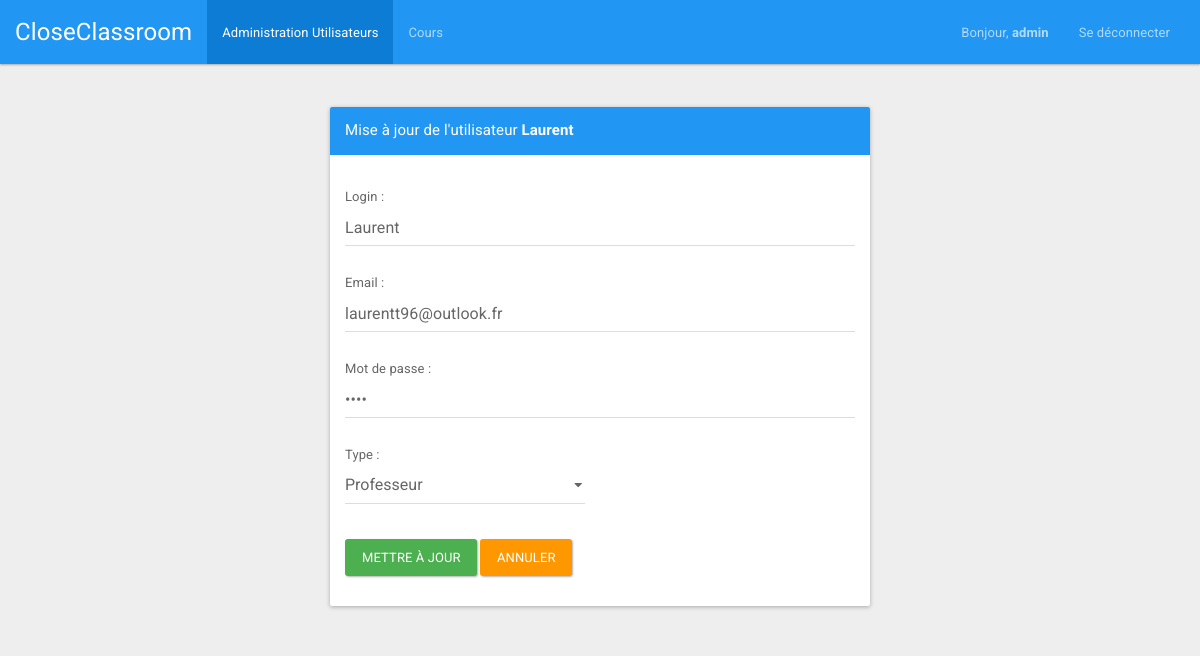
Before: /index.php?page=updateUser&idUser=2 (signed in) with the older database file.
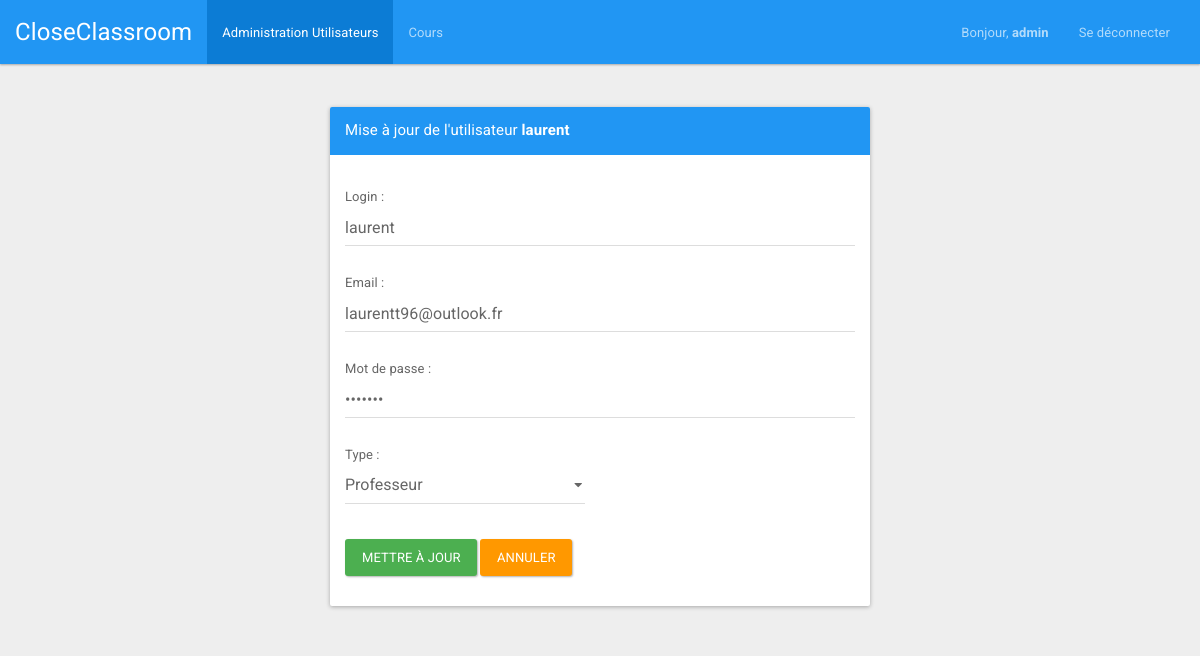
After: the same page with the newer database file.
### tables this page shows
CREATE TABLE IF NOT EXISTS `users` (
  `id` int(11) NOT NULL AUTO_INCREMENT,
  `type` varchar(32) NOT NULL,
  `login` varchar(32) NOT NULL,
  `password` varchar(32) NOT NULL,
  `email` varchar(32) NOT NULL,
  `name` varchar(32) NOT NULL,
  `first_name` varchar(32) NOT NULL,
  PRIMARY KEY (`id`),
  UNIQUE KEY `login` (`login`),
  UNIQUE KEY `email` (`email`)
);

### bddManager/UserDAO.php (called while the page is built, shortened)
<?php
class UserDAO
{
	function getInfoUser($idUser) {
		try
		{
			$resultat = mysqli_query($_SESSION['bdd'], "SELECT id, login, email, password, type FROM users WHERE `id`= '".$idUser."'");
			if (mysqli_num_rows($resultat) != '0')
			{
				$tab[0] = mysqli_fetch_assoc($resultat);
				return $tab[0];
			}
			else
			{
				return null;
			}
		}
		catch(Exception $e)
		{
			$_SESSION['error'] = 'Erreur requete BDD';
			$_SESSION['display_msg_error'] = true;
		}
	}
}
?>

### views/FormUserView.class.php (the view, shortened to what this page needs)
<?php
class FormUserView{
	public function getViewUpdate($idUser, $loginUser, $passwordUser, $emailUser, $typeUser){
		if ($typeUser=="Etudiant") {
			$typeEtudiant = "selected";
			$typeProfesseur = "";
			$typeAdmin = "";
		}
		else if ($typeUser=="Professeur") {
			$typeEtudiant = "";
			$typeProfesseur = "selected";
			$typeAdmin = "";
		}
		else if ($typeUser=="Admin") {
			$typeEtudiant = "";
			$typeProfesseur = "";
			$typeAdmin = "selected";
		}
		$form = '
		<script>document.getElementById("tabUser").className = "active";</script>
		<div class="container">
			<div id="alert">
			</div>
			<div style="margin-top:20px;" class="col-md-6 col-md-offset-3 col-sm-8 col-sm-offset-2">
				<div class="panel panel-primary" >
					<div class="panel-heading">
						<div class="panel-title">Mise à jour de l\'utilisateur <b>'.$loginUser.'</b></div>
					</div>
					<div style="padding-top:30px" class="panel-body" >
						<form method="post" class="form-horizontal" role="form" action="index.php?page=updateUser&idUser='.$idUser.'" enctype="multipart/form-data">
							<div style="margin-bottom: 25px">
								Login :<br> <input type="text" class="form-control" value="'.$loginUser.'" name="loginUser" placeholder="Entrez le login" required>
							</div>
							<div style="margin-bottom: 25px">
								Email :<br> <input type="email" class="form-control" value="'.$emailUser.'" name="emailUser" placeholder="Entrez l\'email" required>
							</div>
							<div style="margin-bottom: 25px">
								Mot de passe :<br> <input type="password" class="form-control" value="'.$passwordUser.'" name="passwordUser" placeholder="Entrez le mot de passe" required>
							</div>
							<div style="margin-bottom: 25px">
								Type :
								<div class="form-group">
									<div class="col-lg-6">
										<select class="form-control" name="typeUser">
											<option value="">Séléctionnez le type</option>
											<option value="Etudiant"'. $typeEtudiant .'>Etudiant</option>
											<option value="Professeur"'. $typeProfesseur .'>Professeur</option>
											<option value="Admin"'. $typeAdmin .'>Admin</option>
										</select>
									</div>
								</div>
							</div>
							<div style="margin-top:10px" class="form-group">
								<div class="col-sm-12 controls">
									<input style="margin-top: 10px;" type="submit" name="envoyer" class="btn btn-success" value="Mettre à jour">
									<a style="margin-top: 10px;" class="btn btn-warning" href="index.php?page=user">Annuler</a>
								</div>
							</div>
						</form>
					</div>
				</div>
			</div>
		</div>
		';
		return $form;
	}
}
?>

Changed rows visible on the page:
changed users "laurentt96@outlook.fr": login "Laurent" → "laurent"; loginUser "Laurent" → "laurent"
